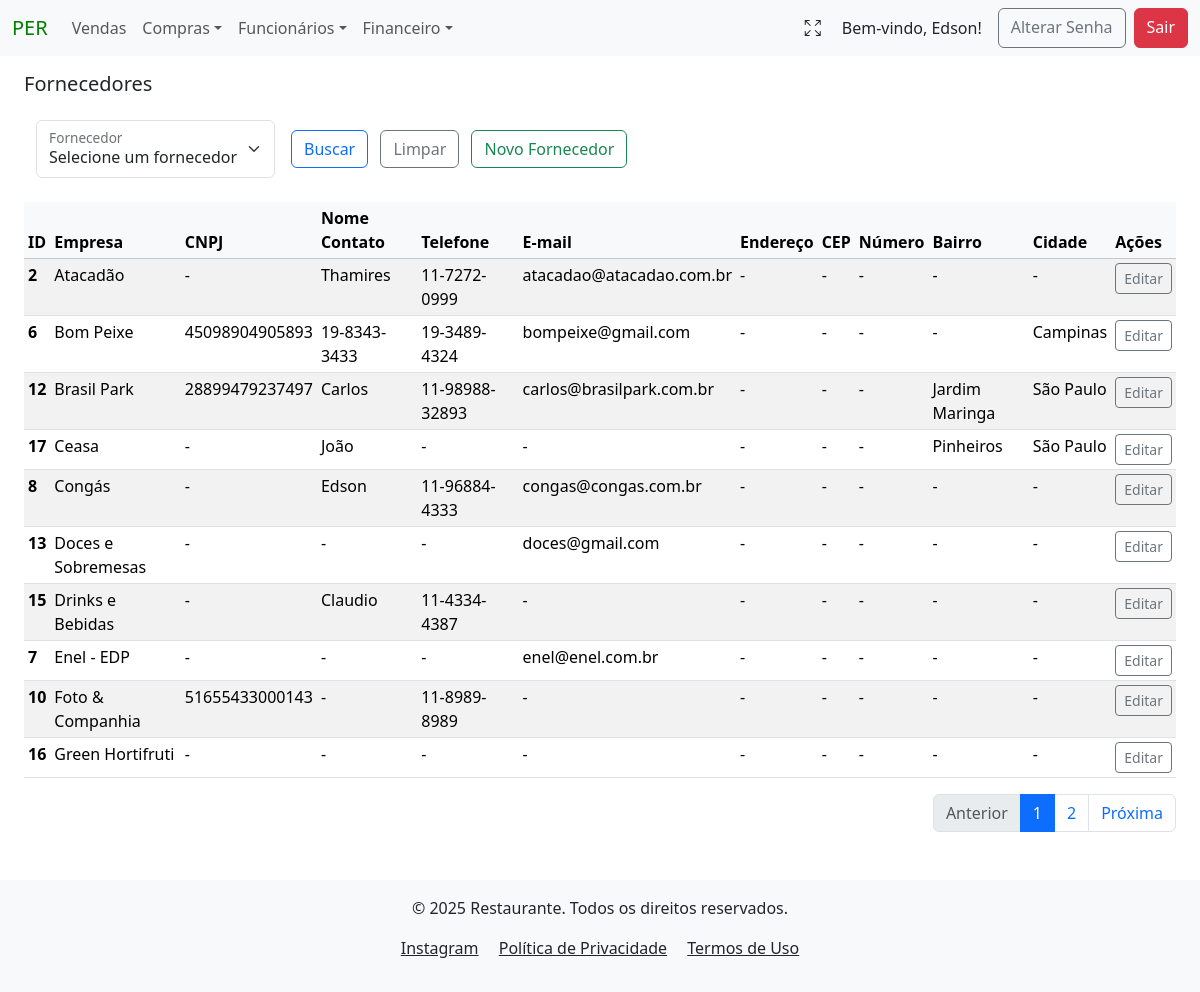
Page /fornecedores/ (signed in) on the committed database.
### users/models.py (models this page shows)
class User(AbstractUser):
    tenant = models.ForeignKey(Tenant, on_delete=models.PROTECT)
    phone = models.CharField(max_length=13, blank=True, null=True)
    birth_date = models.DateField(blank=False, null=False)
    created_at = models.DateTimeField(auto_now_add=True)
    updated_at = models.DateTimeField(auto_now=True)
    groups = models.ManyToManyField(
        'auth.Group',
        related_name='custom_user_set',  # Adicionando um nome diferente para evitar o conflito
        blank=True
    )
    user_permissions = models.ManyToManyField(
        'auth.Permission',
        related_name='custom_user_permissions_set',  # Adicionando um nome diferente para evitar o conflito
        blank=True
    )

### compras/models.py (models this page shows, shortened)
class Fornecedor(models.Model):
    tenant = models.ForeignKey(Tenant, on_delete=models.CASCADE)
    created_at = models.DateTimeField(auto_now_add=True)
    nome_empresa = models.CharField(verbose_name="Fornecedor", max_length=50, blank=False)
    cnpj = models.CharField(verbose_name="CNPJ", max_length=14, null=True, blank=True)
    nome_contato = models.CharField(verbose_name="Contato", max_length=35, null=True, blank=True)
    telefone = models.CharField(verbose_name="Telefone", max_length=15, null=True, blank=True)
    email = models.CharField(verbose_name="E-mail", max_length=40, null=True, blank=True)
    endereco = models.CharField(verbose_name="Endereço", max_length=255, null=True, blank=True)
    cep = models.CharField(verbose_name="CEP", max_length=8, null=True, blank=True)
    numero = models.CharField(verbose_name="Número", max_length=10, null=True, blank=True)
    bairro = models.CharField(verbose_name="Bairro", max_length=20, null=True, blank=True)
    cidade = models.CharField(verbose_name="Cidade", max_length=30, null=True, blank=True)
    author = models.ForeignKey(settings.AUTH_USER_MODEL, on_delete=models.PROTECT, blank=False, default=1)
    dt_atualizado = models.DateTimeField(auto_now=True, null=False, blank=False)
    class Meta:
        unique_together = ('tenant', 'nome_empresa')
        verbose_name = "Fornecedor"
        verbose_name_plural = "Fornecedores"

### compras/views.py (the view)
# urls.py: path('fornecedores/', FornecedorListView.as_view(), name="fornecedor_list"),
class FornecedorListView(LoginRequiredMixin, PermissionRequiredMixin, TenantQuerysetMixin, HandleNoPermissionMixin, ListView):
    model = Fornecedor
    template_name = 'fornecedor_list.html'  # Garante que o template correto será usado
    permission_required = 'compras.view_fornecedor'  # Permissão para visualizar objetos'
    def get_queryset(self):
        tenant = getattr(self.request.user, 'tenant', None)
        if not tenant:
            return Fornecedor.objects.none()  # Retorna vazio se o tenant não for encontrado
        queryset = Fornecedor.objects.filter(tenant=tenant)
        nome_empresa = self.request.GET.getlist('nome_empresa[]')
        nome_empresa = [nome for nome in nome_empresa if nome.strip()]  # Remove valores vazios e espaços
        if nome_empresa:
            queryset = queryset.filter(nome_empresa__in=nome_empresa)
        return queryset
    def get_context_data(self, **kwargs):
        context = super().get_context_data(**kwargs)
        tenant = getattr(self.request.user, 'tenant', None)
        if tenant:
            tenant = str(tenant).lower().replace(' ', '_')
        context['tenant'] = tenant
        fornecedores = Fornecedor.objects.filter(tenant=self.request.user.tenant).order_by('nome_empresa')
        nome_empresa = self.request.GET.getlist('nome_empresa[]')
        nome_empresa = [nome.strip() for nome in nome_empresa if nome.strip()]
        if nome_empresa:
            fornecedores = fornecedores.filter(nome_empresa__in=nome_empresa)
        paginator = Paginator(fornecedores, 10)  # Define 10 itens por página
        page_number = self.request.GET.get('page')
        page_obj = paginator.get_page(page_number)
        context['fornecedor_list'] = page_obj
        context['fornecedores'] = fornecedores  # Lista completa para filtros
        context['numero_boleto'] = Compras.objects.filter(
            tenant=self.request.user.tenant
        ).values_list('numero_boleto', flat=True).distinct()
        return context

### project/context_processors.py (called while the page is built)
def tenant_context(request):
    return {
        'tenant': request.GET.get('tenant', None),
    }

### users/models.py (called while the page is built)
    def __str__(self):
        return self.name

### compras/templates/compras/fornecedor_list.html (shortened to what this page needs)
{% extends 'global/base.html' %}
{% load cache %}
{% block content %}
    <h5 class="mb-4 mt-3">Fornecedores</h5>
    {% include 'compras/fornecedor.html' %}
{% endblock content %}

### project/templates/global/base.html (shortened to what this page needs)
{% load cache %}
<!DOCTYPE html>
<html lang="pt-br">
  <head>
    <link href="https://cdn.jsdelivr.net/npm/bootstrap@5.3.3/dist/css/bootstrap.min.css" rel="stylesheet">
  </head>
  <body>
    <nav id="navbar" class="navbar navbar-expand-lg bg-body-tertiary position-sticky top-0" style="z-index: 1050;">
      <div class="container-fluid">
        <a class="navbar-brand" href="{% url 'menu' %}?tenant={{ tenant }}" style="color: green">PER</a>
        <div class="collapse navbar-collapse" id="navbarSupportedContent">
          <ul class="navbar-nav me-auto mb-2 mb-lg-0">
            <li class="nav-item">
              {% if perms.vendas.view_vendas %}
                <a class="nav-link" href="{% url 'venda_list' %}?tenant={{ tenant }}">Vendas</a>
              {% else %}
                <a class="nav-link disabled" href="#" aria-disabled="true">Vendas</a>
              {% endif %}
            <li class="nav-item dropdown">
              {% if perms.compras.view_compras %}
                <a class="nav-link dropdown-toggle" href="#" role="button" data-bs-toggle="dropdown" aria-expanded="false">Compras</a>
              {% else %}
                <a class="nav-link disabled" href="#" aria-disabled="true">Compras</a>
              {% endif %}
            </li>
            <li class="nav-item dropdown">
              {% if perms.funcionarios.view_contratacao %}
                <a class="nav-link dropdown-toggle" href="#" role="button" data-bs-toggle="dropdown" aria-expanded="false">Funcionários</a>
              {% else %}
                <a class="nav-link disabled" href="#" aria-disabled="true">Funcionários</a>
              {% endif %}
            </li>
            <li class="nav-item dropdown">
              {% if perms.financeiro.view_dashboard_financeiro %}
                <a class="nav-link dropdown-toggle" href="#" role="button" data-bs-toggle="dropdown" aria-expanded="false">Financeiro</a>
              {% else %}
                <a class="nav-link disabled" href="#" aria-disabled="true">Financeiro</a>
              {% endif %}
            </li>
          </ul>
          <div class="d-flex ms-auto">
            <button id="fullscreen-btn" class="btn btn me-2" type="button" title="Tela Cheia" style="box-shadow:none;">
              <span id="fullscreen-icon" class="bi bi-arrows-fullscreen"></span>
            </button>
            {% if user.is_authenticated %}
              <span class="navbar-text text-dark me-3">
                Bem-vindo, {{ user.first_name }}!
              </span>
              <a href="{% url 'password_change' %}?tenant={{ tenant }}" class="btn btn-outline-secondary me-2">Alterar Senha</a>
              <a href="{% url 'logout' %}?tenant={{ tenant }}" class="btn btn-danger">Sair</a>
            {% else %}
              <a href="{% url 'login' %}?tenant={{ tenant }}" class="btn btn-outline-light">Login</a>
            {% endif %}
          </div>
        </div>
      </div>
    </nav>
    <main class="container-fluid px-4">
        {% block content %}{% endblock content %}
    </main>
      {% cache 7200 rodape_base %}
        <footer class="bg-body-tertiary text-dark py-3 mt-5">
          <div class="container text-center">
              <p>&copy; 2025 Restaurante. Todos os direitos reservados.</p>
              <p>
                  <a href="https://www.instagram.com/sushicasaverde/"
                      class="text-dark me-3"
                      target="_blank"
                      rel="noopener noreferrer"
                      >Instagram</a>
                  <a href="#" class="text-dark me-3">Política de Privacidade</a>
                  <a href="#" class="text-dark">Termos de Uso</a>
              </p>
          </div>
        </footer>
    <link rel="stylesheet" href="https://cdn.jsdelivr.net/npm/bootstrap-icons@1.11.3/font/bootstrap-icons.css">
  </body>
{% endcache rodape_base %}
</html>

### compras/templates/compras/fornecedor.html (shortened to what this page needs)
{% load cache %}
{% cache 7200 widget_fornecedor %}
    <div class="container-fluid mb-3">
        <form action="" method="GET" class="d-flex align-items-center">
            <div class="form-floating mb-2 me-2">
                <select class="form-select" id="floatingSelect" name="nome_empresa[]" aria-label="Floating label select example">
                    <option value="">Selecione um fornecedor</option>
                </select>
                <label for="floatingSelect">Fornecedor</label>
            </div>
            <div class="mb-2 ms-2 me-2">
                <button type="submit" class="btn btn-outline-primary me-2" name="buscar_fornecedores">Buscar</button>
                <a href="{% url 'fornecedor_list' %}?tenant={{ tenant }}" class="btn btn-outline-secondary me-2">Limpar</a>
                <a href="{% url 'create_fornecedor' %}?tenant={{ tenant }}" class="btn btn-outline-success me-2">Novo Fornecedor</a>
            </div>
        </form>
    </div>
{% endcache %}
{% if fornecedor_list %}
    <table class="table table-sm table-striped table-hover mt-3">
        <thead class="table-light">
            <tr>
                <th scope="col">ID</th>
                <th scope="col">Empresa</th>
                <th scope="col">CNPJ</th>
                <th scope="col">Nome Contato</th>
                <th scope="col">Telefone</th>
                <th scope="col">E-mail</th>
                <th scope="col">Endereço</th>
                <th scope="col">CEP</th>
                <th scope="col">Número</th>
                <th scope="col">Bairro</th>
                <th scope="col">Cidade</th>
                <th scope="col">Ações</th>
            </tr>
        </thead>
        <tbody>
            {% for fornecedor in fornecedor_list %}
                <tr>
                    <th scope="row" >{{ fornecedor.pk }}</th>
                    <td>{{ fornecedor.nome_empresa }}</td>
                    <td>{{ fornecedor.cnpj| default:"-" }}</td>
                    <td>{{ fornecedor.nome_contato| default:"-" }}</td>
                    <td>{{ fornecedor.telefone| default:"-" }}</td>
                    <td>{{ fornecedor.email| default:"-" }}</td>
                    <td>{{ fornecedor.endereco| default:"-" }}</td>
                    <td>{{ fornecedor.cep| default:"-" }}</td>
                    <td>{{ fornecedor.numero| default:"-" }}</td>
                    <td>{{ fornecedor.bairro| default:"-" }}</td>
                    <td>{{ fornecedor.cidade| default:"-" }}</td>
                    <td>
                        <a href="{% url 'update_fornecedor' pk=fornecedor.pk %}?tenant={{ tenant }}" class="btn btn-outline-secondary btn-sm" >Editar</a>
                    </td>
                </tr>
            {% endfor %}
        </tbody>
    </table>
    <nav aria-label="Page navigation example">
        <ul class="pagination justify-content-end">
            {% if fornecedor_list.has_previous %}
                <li class="page-item">
                    <a class="page-link" href="?tenant={{ tenant }}&page={{ fornecedor_list.previous_page_number }}">Anterior</a>
                </li>
            {% else %}
                <li class="page-item disabled">
                    <a class="page-link">Anterior</a>
                </li>
            {% endif %}
            {% for num in fornecedor_list.paginator.page_range %}
                {% if fornecedor_list.number == num %}
                    <li class="page-item active" aria-current="page">
                        <span class="page-link">{{ num }}</span>
                    </li>
                {% elif num > fornecedor_list.number|add:-2 and num < fornecedor_list.number|add:2 %}
                    <li class="page-item">
                        <a class="page-link" href="?tenant={{ tenant }}&page={{ num }}">{{ num }}</a>
                    </li>
                {% endif %}
            {% endfor %}
            {% if fornecedor_list.has_next %}
                <li class="page-item">
                    <a class="page-link" href="?tenant={{ tenant }}&page={{ fornecedor_list.next_page_number }}">Próxima</a>
                </li>
            {% else %}
                <li class="page-item disabled">
                    <a class="page-link">Próxima</a>
                </li>
            {% endif %}
        </ul>
    </nav>
{% else %}
    <p>Não há registros</p>
{% endif %}

### rows in the picture
User: first_name "Edson"
Fornecedor: pk "2", nome_empresa "Atacadão", cnpj "-", nome_contato "Thamires", telefone "11-7272-0999", email "atacadao@atacadao.com.br", endereco "-", cep "-", numero "-", bairro "-", cidade "-"
Fornecedor: pk "6", nome_empresa "Bom Peixe", cnpj "45098904905893", nome_contato "19-8343-3433", telefone "19-3489-4324", email "bompeixe@gmail.com", endereco "-", cep "-", numero "-", bairro "-", cidade "Campinas"
Fornecedor: pk "12", nome_empresa "Brasil Park", cnpj "28899479237497", nome_contato "Carlos", telefone "11-98988-32893", email "carlos@brasilpark.com.br", endereco "-", cep "-", numero "-", bairro "Jardim Maringa", cidade "São Paulo"
Fornecedor: pk "17", nome_empresa "Ceasa", cnpj "-", nome_contato "João", telefone "-", email "-", endereco "-", cep "-", numero "-", bairro "Pinheiros", cidade "São Paulo"
Fornecedor: pk "8", nome_empresa "Congás", cnpj "-", nome_contato "Edson", telefone "11-96884-4333", email "congas@congas.com.br", endereco "-", cep "-", numero "-", bairro "-", cidade "-"
Fornecedor: pk "13", nome_empresa "Doces e Sobremesas", cnpj "-", nome_contato "-", telefone "-", email "doces@gmail.com", endereco "-", cep "-", numero "-", bairro "-", cidade "-"
Fornecedor: pk "15", nome_empresa "Drinks e Bebidas", cnpj "-", nome_contato "Claudio", telefone "11-4334-4387", email "-", endereco "-", cep "-", numero "-", bairro "-", cidade "-"
Fornecedor: pk "7", nome_empresa "Enel - EDP", cnpj "-", nome_contato "-", telefone "-", email "enel@enel.com.br", endereco "-", cep "-", numero "-", bairro "-", cidade "-"
Fornecedor: pk "10", nome_empresa "Foto & Companhia", cnpj "51655433000143", nome_contato "-", telefone "11-8989-8989", email "-", endereco "-", cep "-", numero "-", bairro "-", cidade "-"
Fornecedor: pk "16", nome_empresa "Green Hortifruti", cnpj "-", nome_contato "-", telefone "-", email "-", endereco "-", cep "-", numero "-", bairro "-", cidade "-"

### other values in the picture
{{ num }} "1"
{{ num }} "2"
